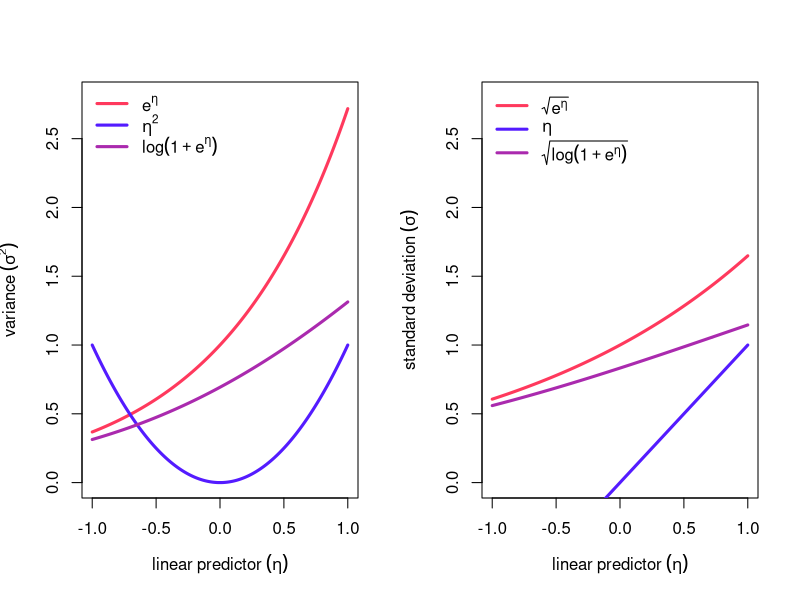

Here is the R script that generated this plot:

x = seq(-1, 1, by = 0.01)
vexp  = exp(x)
vquad  = x^2
vsp  = log(1 + exp(x))  # softplus
sdexp  = sqrt(exp(x))
sdquad  = x
sdsp  = sqrt(log(1 + exp(x)))  # softplus

col_exp  = "#ff395d"
col_quad  = "#541bff"
col_sp  = "#aa2aae"

png("link function comparison.png", width = 8, height = 4, units = "in", res = 300)
par(mfrow=c(1,2))

#Variances
plot(vexp ~ x, ylim = c(0, 2.8), xlim = c(-1, 1), 
     ylab = expression(variance~(sigma^2)), 
     xlab = expression(linear~predictor~(eta)),
     type = "l", col = col_exp, lwd = 3)
lines(vquad ~ x, col = col_quad, lwd = 3)
lines(vsp ~ x, col = col_sp, lwd = 3)
legend("topleft", legend = c(
  expression(e^eta),
  expression(eta^2),
  expression(log(1 + e^eta))),
col = c(col_exp, col_quad, col_sp), lwd = 3, bty = "n")

#SDs
plot(sdexp ~ x, ylim = c(0, 2.8), xlim = c(-1, 1), 
     ylab = expression(standard~deviation~(sigma)), 
     xlab = expression(linear~predictor~(eta)),
     type = "l", col = col_exp, lwd = 3)
lines(sdquad ~ x, col = col_quad, lwd = 3)
lines(sdsp ~ x, col = col_sp, lwd = 3)
legend("topleft", legend = c(
  expression(sqrt(e^eta)),
  expression(eta),
  expression(sqrt(log(1 + e^eta)))),
col = c(col_exp, col_quad, col_sp), lwd = 3, bty = "n")

dev.off()
